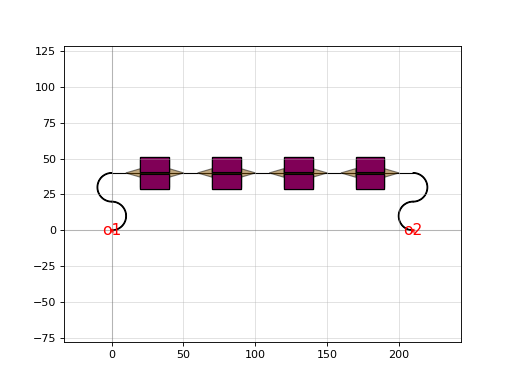

Generate this figure with Python:
import gdsfactory as gf

bend180 = gf.components.bend_circular180()
wg_pin = gf.components.straight_pin(length=40)
wg = gf.components.straight()

# Define a map between symbols and (component, input port, output port)
symbol_to_component = {
    "A": (bend180, 'o1', 'o2'),
    "B": (bend180, 'o2', 'o1'),
    "H": (wg_pin, 'o1', 'o2'),
    "-": (wg, 'o1', 'o2'),
}

# Each character in the sequence represents a component
s = "AB-H-H-H-H-BA"
c = gf.components.component_sequence(sequence=s, symbol_to_component=symbol_to_component)
c.plot()
